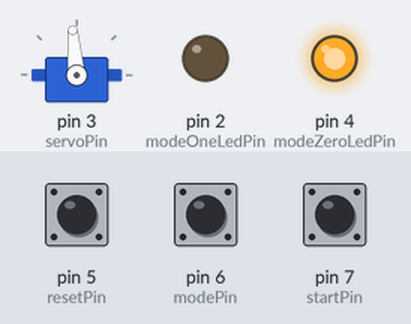
The sketch below on a simulated Arduino Uno, built with avr-gcc and run on an emulated ATmega328P. Shown: servo, output pins drawn as LEDs (lit = HIGH). Dashed ring = blinking. The inputs (shaded band) are chosen by the test bench; at power-on: pin 7 (startPin) LOW, pin 6 (modePin) LOW, pin 5 (resetPin) LOW.

Above: at 3.1 s.
3.2 s: pin 7 (startPin) pulled HIGH for 0.15 s
6.2 s: pin 6 (modePin) pulled HIGH for 3.2 s
At 8.0 s:
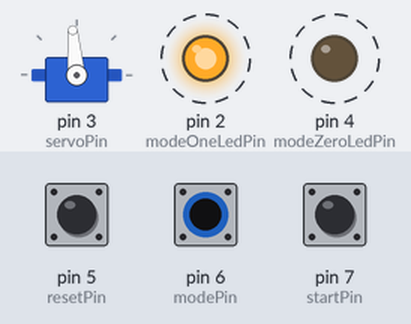
10.9 s: pin 6 (modePin) pulled HIGH for 0.15 s
At 12.1 s:
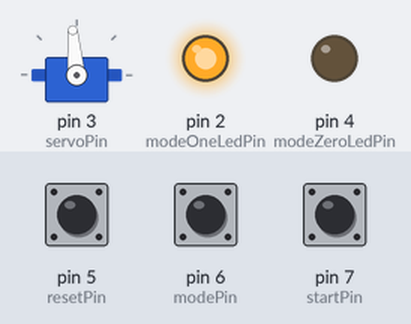
12.5 s: pin 7 (startPin) pulled HIGH for 1 s
At 14.9 s:
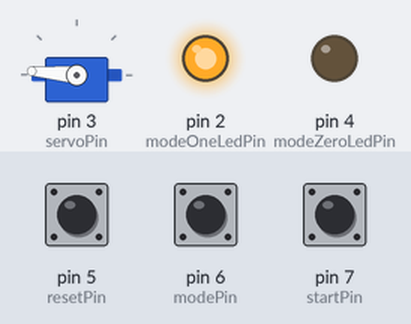
Timing chart, 0 to 18.1 s (numbered marks = the images above; inputs shaded):
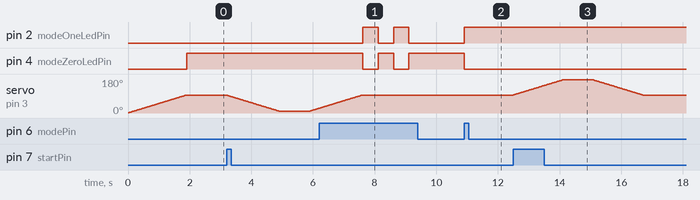

Measured:
- after the input at 6.2 s, pin 2 (modeOneLedPin): alternates HIGH for 0.50 s and LOW for 0.50 s, 4 changes in all, then stays LOW, starting after 1.4 s; pin 4 (modeZeroLedPin): alternates HIGH for 0.50 s and LOW for 0.50 s, 4 changes in all, then stays HIGH, starting after 1.4 s
- after the input at 10.9 s, pin 2 (modeOneLedPin): LOW → HIGH at once; pin 4 (modeZeroLedPin): HIGH → LOW at once
- after the input at 12.5 s, servo on pin 3 (servoPin): rises from 95° to 175° in 1.6 s, then falls to 95° in 2.6 s

The sketch:

controller.ino
```cpp
#include <Servo.h>

Servo myServo;

/* Parameters */
int servo_forward_limit = 10;
int servo_midpoint = 95;
int servo_reverse_limit = 175;

int pause_time_at_target = 1000;

int servo_movement_delay_ms = 20; // time between moving by single degree
unsigned int debounce_delay_ms = 50;

/* I/O Ports */
int startPin = 7;
int resetPin =5;
int modePin = 6;
int servoPin = 3;
int modeOneLedPin = 2;
int modeZeroLedPin = 4;

int ledPin=4;


int inputPorts[3] = {startPin, resetPin, modePin};
int START_BUTTON = 0;
int RESET_BUTTON = 1;
int MODE_TOGGLE = 2;

/* State */
int is_running = 0;
int current_mode = 0; // forward 0, backwards 1
unsigned int last_mode_switch = 0;

int inputValues[3] = {LOW, LOW, LOW};
int lastInputStates[3] = {LOW, LOW, LOW};
int lastDebounceTimes[3] = {0, 0, 0};

int servo_pos_deg = 0; // store current position


// Move servo arm to specified position
void move_to(int target) {
  is_running = true;

  while (servo_pos_deg != target) {
    if (servo_pos_deg < target) {
      myServo.write(++servo_pos_deg);
    } else {
      myServo.write(--servo_pos_deg);
    }
    delay(servo_movement_delay_ms);
  }

  is_running = false;
}


void setup() {
  myServo.attach(servoPin);
  move_to(servo_midpoint);
  pinMode(startPin, INPUT);
  pinMode(resetPin, INPUT);
  pinMode(modePin, INPUT);
  pinMode(servoPin, OUTPUT);
  pinMode(modeOneLedPin, OUTPUT);
  pinMode(modeZeroLedPin, OUTPUT);

  // Start with mode = 0
  digitalWrite(modeZeroLedPin, HIGH);
  digitalWrite(modeOneLedPin, LOW);
}


void loop() {

  int mode_signal = digitalRead(modePin);

  // If mode toggle is HIGH, switch modes
  if (mode_signal == HIGH) {
    current_mode = (current_mode == 0) ? 1 : 0;
    if (current_mode == 1) {
      digitalWrite(modeOneLedPin, HIGH);
      digitalWrite(modeZeroLedPin, LOW);
    } else {
      digitalWrite(modeZeroLedPin, HIGH);
      digitalWrite(modeOneLedPin, LOW);
    }
    delay(500);
  }

  int start_signal = digitalRead(startPin);
  int reset_signal = digitalRead(resetPin);

  Serial.println(start_signal);
  Serial.println(reset_signal);
  Serial.println();

  /****** ACTION DECISION & EXECUTION ******/
  if (!is_running && reset_signal == HIGH) move_to(servo_midpoint);
  else if (!is_running && start_signal == HIGH) {
    if (current_mode == 0){
      move_to(servo_forward_limit);
      delay(pause_time_at_target);
      move_to(servo_midpoint);
    } else if (current_mode == 1) {
      move_to(servo_reverse_limit);
      delay(pause_time_at_target);
      move_to(servo_midpoint);
    }
  }
}
```
